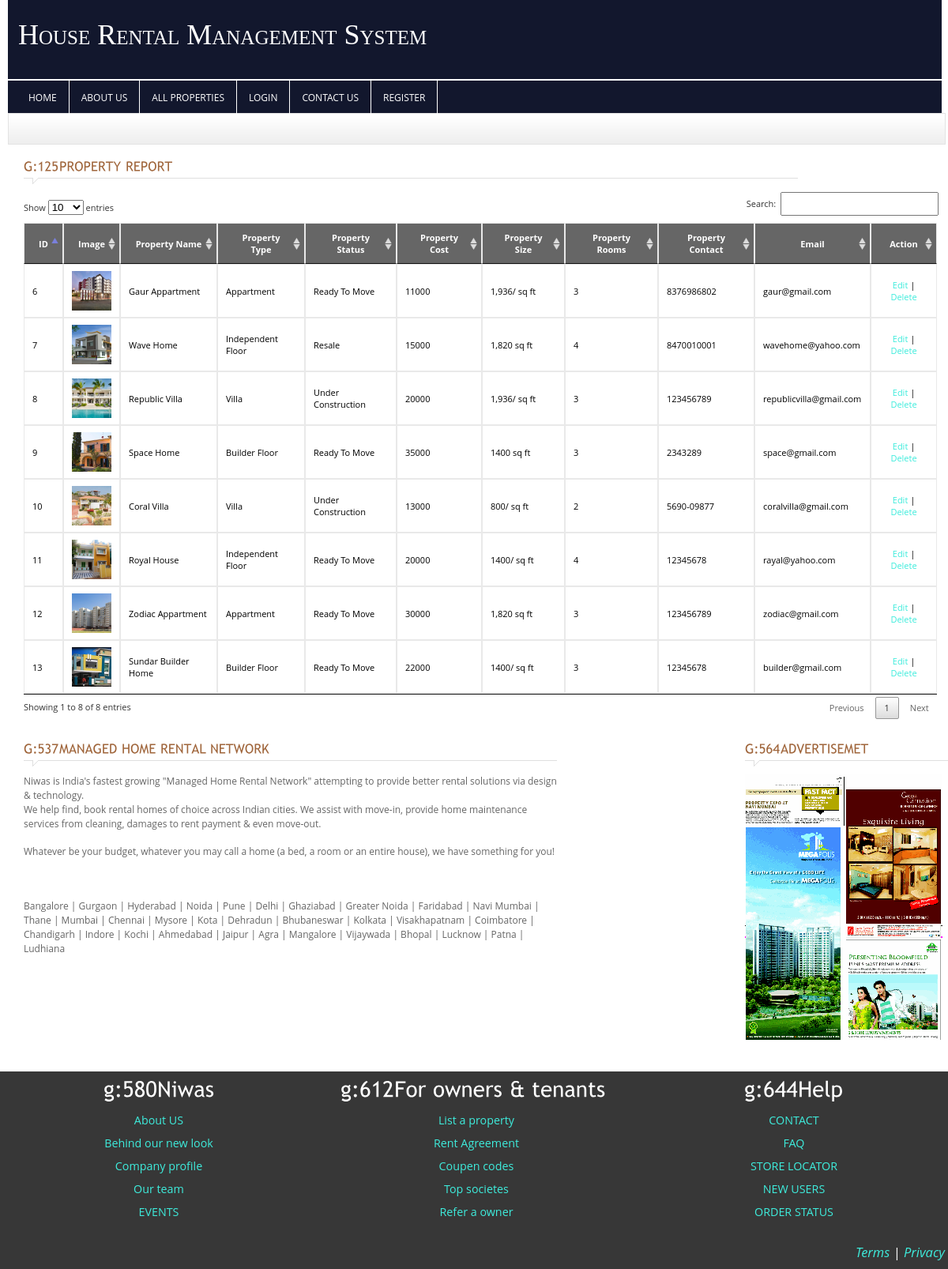
The page /property-report.php on the database its author committed.
### tables this page shows
CREATE TABLE `property` (
  `property_id` int(11) NOT NULL,
  `property_name` varchar(255) NOT NULL,
  `property_type` varchar(255) NOT NULL,
  `property_status` varchar(255) NOT NULL,
  `property_cost` varchar(255) NOT NULL,
  `property_size` varchar(255) NOT NULL,
  `property_contact` varchar(255) NOT NULL,
  `property_email` varchar(255) NOT NULL,
  `property_amenities` varchar(255) NOT NULL,
  `property_specifications` varchar(255) NOT NULL,
  `property_rooms` varchar(255) NOT NULL,
  `property_no_balcony` varchar(255) NOT NULL,
  `property_no_bathrooms` varchar(255) NOT NULL,
  `property_address` varchar(255) NOT NULL,
  `property_image` varchar(255) NOT NULL,
  `property_description` varchar(255) NOT NULL
);

CREATE TABLE `property_type` (
  `type_id` int(11) NOT NULL,
  `type_title` varchar(255) NOT NULL,
  `type_description` varchar(255) NOT NULL
);

CREATE TABLE `property_status` (
  `status_id` int(11) NOT NULL,
  `status_title` varchar(255) NOT NULL,
  `status_description` varchar(255) NOT NULL
);

### includes/functions.php (called while the page is built, shortened)
<?php
$SERVER_PATH = "http://127.0.0.1/house_rental_management_system/";
?>

### property-report.php (the view, shortened to what this page needs)
<?php
	include_once("includes/header.php");
	include_once("includes/db_connect.php");
	$SQL="SELECT * FROM `property`, `property_status`, `property_type` WHERE property_status = status_id And property_type = type_id";
	$rs=mysqli_query($con,$SQL) or die(mysqli_error($con));
?>
	<div class="crumb">
    </div>
	<div id="content_sec">
		<div class="col1" style="width:100%">
		<div class="contact">
			<h4 class="heading colr">Property Report</h4>
			<form name="frm_property" action="lib/property.php" method="post">
				<div class="static">
				<table class="table table-striped table-advance table-hover"  id="mydatatable" style="color:#000000">
					<thead>
						<tr class="tablehead bold">
						<td scope="col">ID</td>
						<td scope="col">Image</td>
						<td scope="col">Property Name</td>
						<td scope="col">Property Type</td>
						<td scope="col">Property Status</td>
						<td scope="col">Property Cost</td>
						<td scope="col">Property Size</td>
						<td scope="col">Property Rooms</td>
						<td scope="col">Property Contact</td>
						<td scope="col">Email</td>
						<td scope="col">Action</td>
						</tr>
					</thead>
					<tbody>
					<?php
					while($data = mysqli_fetch_assoc($rs))
					{
					?>
					  <tr>
						<td><?=$data[property_id]?></td>
						<td>
						<a href="property-details.php?property_id=<?php echo $data[property_id] ?>"><img src="<?=$SERVER_PATH.'uploads/'.$data[property_image]?>" style="heigh:50px; width:50px"></a></td>
						<td><?=$data[property_name]?></td>
						<td><?=$data[type_title]?></td>
						<td><?=$data[status_title]?></td>
						<td><?=$data[property_cost]?></td>
						<td><?=$data[property_size]?></td>
						<td><?=$data[property_rooms]?></td>
						<td><?=$data[property_contact]?></td>
						<td><?=$data[property_email]?></td>
						<td style="text-align:center">
							<a href="property.php?property_id=<?php echo $data[property_id] ?>">Edit</a> | <a href="Javascript:delete_property(<?=$data[property_id]?>)">Delete</a>
						</td>
					  </tr>
					<?php } ?>
					</tbody>
					</table>
				</div>
			</form>
		</div>
		</div>
	</div>
<?php include_once("includes/footer.php"); ?>

### css/style.css (style rules this page uses)
* { padding:0px; margin:0px; }
body { background-color:white; font-family:Arial, Helvetica, sans-serif; font-size:11px; color:#666666; float:left; width:100%; }
a { text-decoration:none; outline:none; color:#3eecdc; }
a img { border:none; }
.bold { font-weight:bold; }
.colr { color:#a0663c !important; }
h4 { font-size:16px; font-weight:normal; }
.heading { padding:10px 0px 14px 0px !important; width:100% !important; margin-bottom:10px !important; text-transform:uppercase; background-image:url(../images/heading.gif); background-repeat:no-repeat; background-position:left bottom; }
#content_sec { width:96%; padding:10px 20px; margin-left:10px; background-color:#FFF; float:left; }
.col1 { width:675px; float:left; }
.crumb { width:96.6%; height:30px; padding:8px 10px 0px 10px; background-image:url(../images/crumb.gif); background-repeat:repeat-x; margin-left:10px; border:#e3e3e3 solid 1px; }
.static { float:left; width:100%; }
.static table { float:left; width:29rem; }
.static tr.tablehead { background-color:#666666; color:#FFF; padding:10px; text-align:center; }
.static tr td { padding:5px; border:#e9e9e9 solid 1px; }

### css/slider.css (style rules this page uses)
* { margin: 0; padding: 0; }

### includes/footer.php (style rules this page uses)
* { box-sizing: border-box }
html, body { height: 100% }
body { font: 11px "Open Sans", sans-serif; -webkit-font-smoothing: antialiased; -moz-osx-font-smoothing: grayscale; margin: auto; display: flex; flex-flow: column nowrap; //This justify-content is essentially unnecessary in Firefox and Chrome due to the flex: 1 1 auto on the main. However, it's needed to push the footer down on IE11 justify-content: space-between }
a { text-decoration: none }

### rows shown on the page
property: property_id "6", property_image (picture), property_name "Gaur Appartment", property_type.type_title "Appartment", property_status.status_title "Ready To Move", property_cost "11000", property_size "1,936/ sq ft", property_rooms "3", property_contact "8376986802", property_email "gaur@gmail.com"
property: property_id "7", property_image (picture), property_name "Wave Home", property_type.type_title "Independent Floor", property_status.status_title "Resale", property_cost "15000", property_size "1,820 sq ft", property_rooms "4", property_contact "8470010001", property_email "wavehome@yahoo.com"
property: property_id "8", property_image (picture), property_name "Republic Villa", property_type.type_title "Villa", property_status.status_title "Under Construction", property_cost "20000", property_size "1,936/ sq ft", property_rooms "3", property_contact "123456789", property_email "republicvilla@gmail.com"
property: property_id "9", property_image (picture), property_name "Space Home", property_type.type_title "Builder Floor", property_status.status_title "Ready To Move", property_cost "35000", property_size "1400 sq ft", property_rooms "3", property_contact "2343289", property_email "space@gmail.com"
property: property_id "10", property_image (picture), property_name "Coral Villa", property_type.type_title "Villa", property_status.status_title "Under Construction", property_cost "13000", property_size "800/ sq ft", property_rooms "2", property_contact "5690-09877", property_email "coralvilla@gmail.com"
property: property_id "11", property_image (picture), property_name "Royal House", property_type.type_title "Independent Floor", property_status.status_title "Ready To Move", property_cost "20000", property_size "1400/ sq ft", property_rooms "4", property_contact "12345678", property_email "rayal@yahoo.com"
property: property_id "12", property_image (picture), property_name "Zodiac Appartment", property_type.type_title "Appartment", property_status.status_title "Ready To Move", property_cost "30000", property_size "1,820 sq ft", property_rooms "3", property_contact "123456789", property_email "zodiac@gmail.com"
property: property_id "13", property_image (picture), property_name "Sundar Builder Home", property_type.type_title "Builder Floor", property_status.status_title "Ready To Move", property_cost "22000", property_size "1400/ sq ft", property_rooms "3", property_contact "12345678", property_email "builder@gmail.com"
